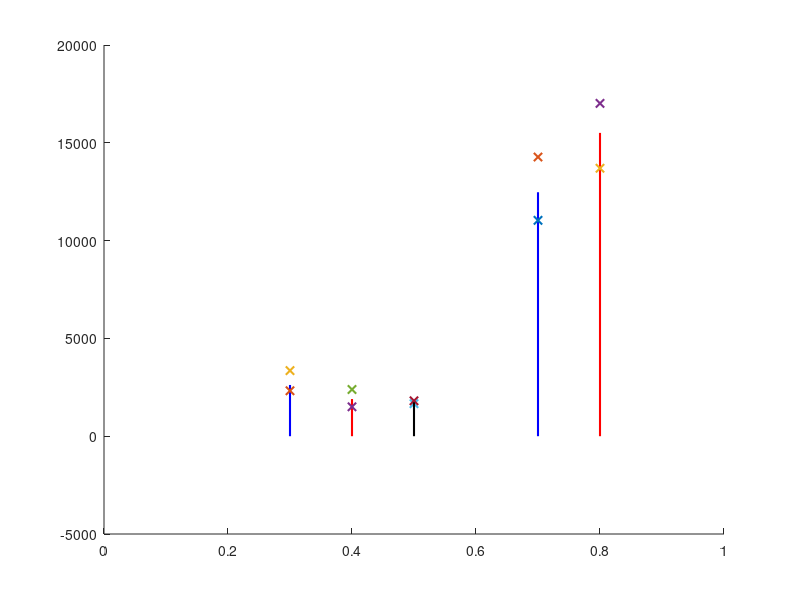

Write the MATLAB code that produced this figure.
function divergence_convergence_schematic

      %convergence
      x = [0];
      y = [5];
      scatter(x, y, 'MarkerFaceColor', 'none', 'MarkerEdgeColor', 'none');
      hold on;
      
      %divergence      
%       region = 'A38';
%       x = [0.2];
%       y = [2619.114];
%       scatter(x, y, 'MarkerFaceColor', 'blue', 'MarkerEdgeColor', 'blue'); %(I)LEC   
%       y = [12472.07];
%       scatter(x, y, 'MarkerFaceColor', 'blue', 'MarkerEdgeColor', 'blue'); %(C)LEC 
%       y = [526.6496];
%       scatter(x, y, 'MarkerFaceColor', 'blue', 'MarkerEdgeColor', 'blue'); %(I)Sub
%       y = [12549.07];
%       scatter(x, y, 'MarkerFaceColor', 'blue', 'MarkerEdgeColor', 'blue'); %(C)Sub
%       y = [4136.635];
%       scatter(x, y, 'MarkerFaceColor', 'blue', 'MarkerEdgeColor', 'blue'); %(I)Field CA1+2+3
%       y = [7534.204];
%       scatter(x, y, 'MarkerFaceColor', 'blue', 'MarkerEdgeColor', 'blue'); %(C)Field CA1+2+3
%       y = [478.0163];
%       scatter(x, y, 'MarkerFaceColor', 'blue', 'MarkerEdgeColor', 'blue'); %(I)DG  
%       ylim([-5000, 20000]);
% 
%       region = 'B27';
%       x = [0.4];
%       y = [686.461];
%       scatter(x, y, 'MarkerFaceColor', 'red', 'MarkerEdgeColor', 'red'); %(I)ParaS   
%       y = [16807.63];
%       scatter(x, y, 'MarkerFaceColor', 'red', 'MarkerEdgeColor', 'red'); %(C)ParaS 
%       y = [1791.985];
%       scatter(x, y, 'MarkerFaceColor', 'red', 'MarkerEdgeColor', 'red'); %(I)dMEC
%       y = [15242.22];
%       scatter(x, y, 'MarkerFaceColor', 'red', 'MarkerEdgeColor', 'red'); %(C)dMEC 
%       ylim([-5000, 20000]);
%       
%       region = 'D19';
%       x = [0.6];
%       y = [9971.712];
%       scatter(x, y, 'MarkerFaceColor', 'none', 'MarkerEdgeColor', 'black'); %(I) mATN+LGN   
%       y = [11983.92];
%       scatter(x, y, 'MarkerFaceColor', 'none', 'MarkerEdgeColor', 'black'); %(I)HYP+LMN 
%       y = [1486.53];
%       scatter(x, y, 'MarkerFaceColor', 'none', 'MarkerEdgeColor', 'black'); %(I)MidB 
%       ylim([-5000, 20000]);
% 
%       region = 'A38,B27,D19';
        
        %convergence       
%       region = 'dMEC';
%       x = [0.1, 0.1];
%       y = [0, 2348.08];
%       plot(x, y, 'blue', 'LineWidth', 1.5);
%       x = [0.2, 0.2];
%       y = [0, 1791.985];
%       plot(x, y, 'red', 'LineWidth', 1.5);      
%       x = [0.3, 0.3];
%       y = [0, 1512.395];
%       plot(x, y, 'black', 'LineWidth', 1.5);      
%       x = [0.4, 0.4];
%       y = [0, 663.1415];
%       plot(x, y, 'green', 'LineWidth', 1.5);
%       
%       x = [0.6, 0.6];
%       y = [0, 12501.68];
%       plot(x, y, 'blue', 'LineWidth', 1.5);      
%       x = [0.7, 0.7];
%       y = [0, 15242.22];
%       plot(x, y, 'red', 'LineWidth', 1.5);      
%       x = [0.8, 0.8];
%       y = [0, 14162.02];
%       ylim([-5000, 20000]);
%       plot(x, y, 'cyan', 'LineWidth', 1.5);
%       
%       region = '(C)Sub';   
%       x = [0.6, 0.6];
%       y = [0, 12549.07];
%       plot(x, y, 'blue', 'LineWidth', 1.5);           
%       x = [0.7, 0.7];
%       y = [0, 15695.96];
%       ylim([-5000, 20000]);
%       plot(x, y, 'red', 'LineWidth', 1.5);
%       
%       region = 'ParaS';   
%       x = [0.3, 0.3];
%       y = [0, 686.461];
%       plot(x, y, 'red', 'LineWidth', 1.5);         
%       x = [0.4, 0.4];
%       y = [0, 1485.326];
%       ylim([-5000, 20000]);
%       plot(x, y, 'black', 'LineWidth', 1.5);
% 
%       x = [0.7, 0.7];
%       y = [0, 12944.99];
%       plot(x, y, 'blue', 'LineWidth', 1.5);          
%       x = [0.8, 0.8];
%       y = [0, 16807.63];
%       ylim([-5000, 20000]);
%       plot(x, y, 'red', 'LineWidth', 1.5);

      region = 'LEC';   
      x = [0.3, 0.3];
      y = [0, 2619.114];
      plot(x, y, 'blue', 'LineWidth', 1.5);
      scatter(0.3, 2320.8237, 'blue', 'x', 'LineWidth', 1.5); 
      scatter(0.3, 3351.668893, 'blue', 'x', 'LineWidth', 1.5); 
      
      x = [0.4, 0.4];
      y = [0, 1899.638];
      plot(x, y, 'red', 'LineWidth', 1.5);
      scatter(0.4, 1500.725271, 'red', 'x', 'LineWidth', 1.5); 
      scatter(0.4, 2387.750688, 'red', 'x', 'LineWidth', 1.5);
      
      x = [0.5, 0.5];
      y = [0, 1734.427];
      scatter(0.5, 1661.269735, 'black', 'x', 'LineWidth', 1.5); 
      scatter(0.5, 1807.585154, 'black', 'x', 'LineWidth', 1.5);
      
      ylim([-5000, 20000]);
      plot(x, y, 'black', 'LineWidth', 1.5);

      x = [0.7, 0.7];
      y = [0, 12472.07];
      plot(x, y, 'blue', 'LineWidth', 1.5);
      scatter(0.7, 11038.09597, 'blue', 'x', 'LineWidth', 1.5); 
      scatter(0.7, 14272.91634, 'blue', 'x', 'LineWidth', 1.5);
      
      x = [0.8, 0.8];
      y = [0, 15506.84];
      ylim([-5000, 20000]);
      plot(x, y, 'red', 'LineWidth', 1.5); 
      scatter(0.8, 13701.43599, 'red', 'x', 'LineWidth', 1.5); 
      scatter(0.8, 17017.67846, 'red', 'x', 'LineWidth', 1.5);
      
      
      x = [1];
      y = [5];
      scatter(x, y, 'MarkerFaceColor', 'none', 'MarkerEdgeColor', 'none');
      %str = strcat('.././output/', region, '_divergence');
      str = strcat('./output/', region, '_divergence');
      saveas(gcf, str);      

end